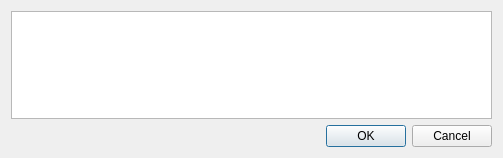
<?xml version="1.0" encoding="UTF-8"?>
<ui version="4.0">
 <class>Dialog</class>
 <widget class="QDialog" name="Dialog">
  <property name="geometry">
   <rect>
    <x>0</x>
    <y>0</y>
    <width>503</width>
    <height>158</height>
   </rect>
  </property>
  <property name="windowTitle">
   <string>Рекомендации</string>
  </property>
  <layout class="QVBoxLayout" name="verticalLayout_2">
   <item>
    <layout class="QVBoxLayout" name="verticalLayout">
     <item>
      <widget class="QListWidget" name="list_recommendation"/>
     </item>
     <item>
      <widget class="QDialogButtonBox" name="buttonBox">
       <property name="orientation">
        <enum>Qt::Horizontal</enum>
       </property>
       <property name="standardButtons">
        <set>QDialogButtonBox::Cancel|QDialogButtonBox::Ok</set>
       </property>
      </widget>
     </item>
    </layout>
   </item>
  </layout>
 </widget>
 <resources/>
 <connections>
  <connection>
   <sender>buttonBox</sender>
   <signal>accepted()</signal>
   <receiver>Dialog</receiver>
   <slot>accept()</slot>
   <hints>
    <hint type="sourcelabel">
     <x>248</x>
     <y>254</y>
    </hint>
    <hint type="destinationlabel">
     <x>157</x>
     <y>274</y>
    </hint>
   </hints>
  </connection>
  <connection>
   <sender>buttonBox</sender>
   <signal>rejected()</signal>
   <receiver>Dialog</receiver>
   <slot>reject()</slot>
   <hints>
    <hint type="sourcelabel">
     <x>316</x>
     <y>260</y>
    </hint>
    <hint type="destinationlabel">
     <x>286</x>
     <y>274</y>
    </hint>
   </hints>
  </connection>
 </connections>
</ui>
